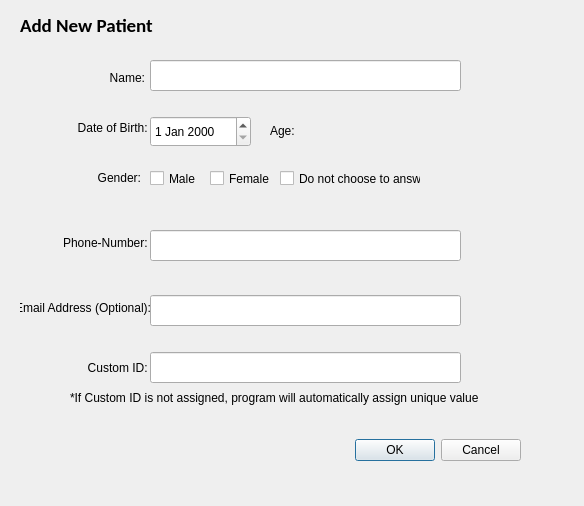
<?xml version="1.0" encoding="UTF-8"?>
<ui version="4.0">
 <class>AddNewPatient</class>
 <widget class="QDialog" name="AddNewPatient">
  <property name="geometry">
   <rect>
    <x>0</x>
    <y>0</y>
    <width>584</width>
    <height>506</height>
   </rect>
  </property>
  <property name="windowTitle">
   <string>Add New Patient</string>
  </property>
  <widget class="QDialogButtonBox" name="buttonBox">
   <property name="geometry">
    <rect>
     <x>-100</x>
     <y>430</y>
     <width>621</width>
     <height>41</height>
    </rect>
   </property>
   <property name="orientation">
    <enum>Qt::Horizontal</enum>
   </property>
   <property name="standardButtons">
    <set>QDialogButtonBox::Cancel|QDialogButtonBox::Ok</set>
   </property>
  </widget>
  <widget class="QLabel" name="label">
   <property name="geometry">
    <rect>
     <x>20</x>
     <y>10</y>
     <width>221</width>
     <height>31</height>
    </rect>
   </property>
   <property name="font">
    <font>
     <family>Calibri</family>
     <pointsize>14</pointsize>
     <weight>75</weight>
     <bold>true</bold>
    </font>
   </property>
   <property name="lineWidth">
    <number>7</number>
   </property>
   <property name="text">
    <string>Add New Patient</string>
   </property>
  </widget>
  <widget class="QLabel" name="label_2">
   <property name="geometry">
    <rect>
     <x>90</x>
     <y>70</y>
     <width>55</width>
     <height>16</height>
    </rect>
   </property>
   <property name="font">
    <font>
     <pointsize>9</pointsize>
    </font>
   </property>
   <property name="text">
    <string>Name:</string>
   </property>
   <property name="alignment">
    <set>Qt::AlignRight|Qt::AlignTrailing|Qt::AlignVCenter</set>
   </property>
  </widget>
  <widget class="QLineEdit" name="lineEdit">
   <property name="geometry">
    <rect>
     <x>150</x>
     <y>60</y>
     <width>311</width>
     <height>31</height>
    </rect>
   </property>
  </widget>
  <widget class="QLabel" name="label_3">
   <property name="geometry">
    <rect>
     <x>40</x>
     <y>120</y>
     <width>111</width>
     <height>16</height>
    </rect>
   </property>
   <property name="font">
    <font>
     <pointsize>9</pointsize>
    </font>
   </property>
   <property name="text">
    <string>Date of Birth: </string>
   </property>
   <property name="alignment">
    <set>Qt::AlignRight|Qt::AlignTrailing|Qt::AlignVCenter</set>
   </property>
  </widget>
  <widget class="QDateEdit" name="dateEdit">
   <property name="geometry">
    <rect>
     <x>150</x>
     <y>116</y>
     <width>101</width>
     <height>31</height>
    </rect>
   </property>
  </widget>
  <widget class="QLabel" name="label_4">
   <property name="geometry">
    <rect>
     <x>270</x>
     <y>120</y>
     <width>111</width>
     <height>21</height>
    </rect>
   </property>
   <property name="font">
    <font>
     <pointsize>9</pointsize>
    </font>
   </property>
   <property name="text">
    <string>Age: </string>
   </property>
  </widget>
  <widget class="QLabel" name="label_5">
   <property name="geometry">
    <rect>
     <x>20</x>
     <y>235</y>
     <width>131</width>
     <height>16</height>
    </rect>
   </property>
   <property name="font">
    <font>
     <pointsize>9</pointsize>
    </font>
   </property>
   <property name="text">
    <string>Phone-Number: </string>
   </property>
   <property name="alignment">
    <set>Qt::AlignRight|Qt::AlignTrailing|Qt::AlignVCenter</set>
   </property>
  </widget>
  <widget class="QLineEdit" name="lineEdit_2">
   <property name="geometry">
    <rect>
     <x>150</x>
     <y>230</y>
     <width>311</width>
     <height>31</height>
    </rect>
   </property>
  </widget>
  <widget class="QLabel" name="label_6">
   <property name="geometry">
    <rect>
     <x>20</x>
     <y>360</y>
     <width>131</width>
     <height>16</height>
    </rect>
   </property>
   <property name="font">
    <font>
     <pointsize>9</pointsize>
    </font>
   </property>
   <property name="text">
    <string>Custom ID: </string>
   </property>
   <property name="alignment">
    <set>Qt::AlignRight|Qt::AlignTrailing|Qt::AlignVCenter</set>
   </property>
  </widget>
  <widget class="QLineEdit" name="lineEdit_3">
   <property name="geometry">
    <rect>
     <x>150</x>
     <y>352</y>
     <width>311</width>
     <height>31</height>
    </rect>
   </property>
  </widget>
  <widget class="QLabel" name="label_7">
   <property name="geometry">
    <rect>
     <x>70</x>
     <y>390</y>
     <width>451</width>
     <height>16</height>
    </rect>
   </property>
   <property name="text">
    <string>*If Custom ID is not assigned, program will automatically assign unique value</string>
   </property>
  </widget>
  <widget class="QLineEdit" name="lineEdit_4">
   <property name="geometry">
    <rect>
     <x>150</x>
     <y>295</y>
     <width>311</width>
     <height>31</height>
    </rect>
   </property>
   <property name="text">
    <string/>
   </property>
  </widget>
  <widget class="QLabel" name="label_8">
   <property name="geometry">
    <rect>
     <x>20</x>
     <y>300</y>
     <width>131</width>
     <height>16</height>
    </rect>
   </property>
   <property name="font">
    <font>
     <pointsize>9</pointsize>
    </font>
   </property>
   <property name="text">
    <string>Email Address (Optional):</string>
   </property>
   <property name="alignment">
    <set>Qt::AlignRight|Qt::AlignTrailing|Qt::AlignVCenter</set>
   </property>
  </widget>
  <widget class="QLabel" name="label_9">
   <property name="geometry">
    <rect>
     <x>10</x>
     <y>170</y>
     <width>131</width>
     <height>16</height>
    </rect>
   </property>
   <property name="font">
    <font>
     <pointsize>9</pointsize>
    </font>
   </property>
   <property name="text">
    <string>Gender:</string>
   </property>
   <property name="alignment">
    <set>Qt::AlignRight|Qt::AlignTrailing|Qt::AlignVCenter</set>
   </property>
  </widget>
  <widget class="QCheckBox" name="checkBox">
   <property name="geometry">
    <rect>
     <x>150</x>
     <y>170</y>
     <width>70</width>
     <height>17</height>
    </rect>
   </property>
   <property name="text">
    <string>Male</string>
   </property>
  </widget>
  <widget class="QCheckBox" name="checkBox_2">
   <property name="geometry">
    <rect>
     <x>210</x>
     <y>170</y>
     <width>70</width>
     <height>17</height>
    </rect>
   </property>
   <property name="text">
    <string>Female</string>
   </property>
  </widget>
  <widget class="QCheckBox" name="checkBox_3">
   <property name="geometry">
    <rect>
     <x>280</x>
     <y>170</y>
     <width>141</width>
     <height>17</height>
    </rect>
   </property>
   <property name="text">
    <string>Do not choose to answer</string>
   </property>
  </widget>
 </widget>
 <resources/>
 <connections>
  <connection>
   <sender>buttonBox</sender>
   <signal>accepted()</signal>
   <receiver>AddNewPatient</receiver>
   <slot>accept()</slot>
   <hints>
    <hint type="sourcelabel">
     <x>248</x>
     <y>430</y>
    </hint>
    <hint type="destinationlabel">
     <x>157</x>
     <y>274</y>
    </hint>
   </hints>
  </connection>
 </connections>
</ui>
